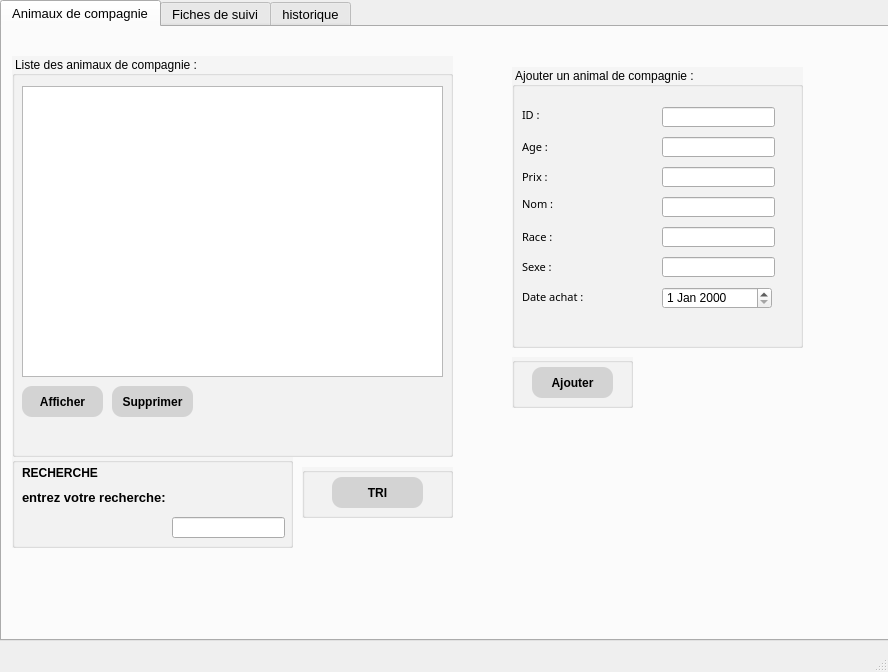
<?xml version="1.0" encoding="UTF-8"?>
<ui version="4.0">
 <class>MainWindow</class>
 <widget class="QMainWindow" name="MainWindow">
  <property name="geometry">
   <rect>
    <x>0</x>
    <y>0</y>
    <width>888</width>
    <height>672</height>
   </rect>
  </property>
  <property name="windowTitle">
   <string>MainWindow</string>
  </property>
  <widget class="QWidget" name="centralwidget">
   <widget class="QTabWidget" name="tabWidget">
    <property name="geometry">
     <rect>
      <x>0</x>
      <y>0</y>
      <width>911</width>
      <height>641</height>
     </rect>
    </property>
    <property name="font">
     <font>
      <pointsize>10</pointsize>
     </font>
    </property>
    <property name="currentIndex">
     <number>0</number>
    </property>
    <widget class="QWidget" name="tab">
     <attribute name="title">
      <string>Animaux de compagnie</string>
     </attribute>
     <widget class="QLabel" name="label_animal">
      <property name="geometry">
       <rect>
        <x>70</x>
        <y>10</y>
        <width>47</width>
        <height>14</height>
       </rect>
      </property>
      <property name="text">
       <string/>
      </property>
     </widget>
     <widget class="QGroupBox" name="groupBox_5">
      <property name="geometry">
       <rect>
        <x>510</x>
        <y>40</y>
        <width>291</width>
        <height>281</height>
       </rect>
      </property>
      <property name="styleSheet">
       <string notr="true">QGroupBox{background-color:whitesmoke;
font: 87 9pt &quot;Arial Black&quot;;
 }
</string>
      </property>
      <property name="title">
       <string>Ajouter un animal de compagnie :</string>
      </property>
      <widget class="QLineEdit" name="lineEdit_id">
       <property name="geometry">
        <rect>
         <x>150</x>
         <y>40</y>
         <width>113</width>
         <height>20</height>
        </rect>
       </property>
      </widget>
      <widget class="QLabel" name="label_id">
       <property name="geometry">
        <rect>
         <x>10</x>
         <y>40</y>
         <width>31</width>
         <height>16</height>
        </rect>
       </property>
       <property name="font">
        <font>
         <family>Arial Black</family>
         <pointsize>8</pointsize>
         <weight>10</weight>
         <italic>false</italic>
         <bold>false</bold>
        </font>
       </property>
       <property name="styleSheet">
        <string notr="true">font: 87 8pt &quot;Arial Black&quot;;</string>
       </property>
       <property name="text">
        <string>ID : </string>
       </property>
      </widget>
      <widget class="QLabel" name="label_age">
       <property name="geometry">
        <rect>
         <x>10</x>
         <y>70</y>
         <width>41</width>
         <height>20</height>
        </rect>
       </property>
       <property name="font">
        <font>
         <family>Arial Black</family>
         <pointsize>8</pointsize>
         <weight>10</weight>
         <italic>false</italic>
         <bold>false</bold>
        </font>
       </property>
       <property name="styleSheet">
        <string notr="true">font: 87 8pt &quot;Arial Black&quot;;</string>
       </property>
       <property name="text">
        <string>Age :</string>
       </property>
      </widget>
      <widget class="QLabel" name="label_prix">
       <property name="geometry">
        <rect>
         <x>10</x>
         <y>100</y>
         <width>51</width>
         <height>20</height>
        </rect>
       </property>
       <property name="font">
        <font>
         <family>Arial Black</family>
         <pointsize>8</pointsize>
         <weight>10</weight>
         <italic>false</italic>
         <bold>false</bold>
        </font>
       </property>
       <property name="styleSheet">
        <string notr="true">font: 87 8pt &quot;Arial Black&quot;;</string>
       </property>
       <property name="text">
        <string>Prix :</string>
       </property>
      </widget>
      <widget class="QLabel" name="label_nom">
       <property name="geometry">
        <rect>
         <x>10</x>
         <y>130</y>
         <width>47</width>
         <height>13</height>
        </rect>
       </property>
       <property name="font">
        <font>
         <family>Arial Black</family>
         <pointsize>8</pointsize>
         <weight>10</weight>
         <italic>false</italic>
         <bold>false</bold>
        </font>
       </property>
       <property name="styleSheet">
        <string notr="true">font: 87 8pt &quot;Arial Black&quot;;</string>
       </property>
       <property name="text">
        <string>Nom :</string>
       </property>
      </widget>
      <widget class="QLabel" name="label_race">
       <property name="geometry">
        <rect>
         <x>10</x>
         <y>160</y>
         <width>51</width>
         <height>20</height>
        </rect>
       </property>
       <property name="font">
        <font>
         <family>Arial Black</family>
         <pointsize>8</pointsize>
         <weight>10</weight>
         <italic>false</italic>
         <bold>false</bold>
        </font>
       </property>
       <property name="styleSheet">
        <string notr="true">font: 87 8pt &quot;Arial Black&quot;;</string>
       </property>
       <property name="text">
        <string>Race :</string>
       </property>
      </widget>
      <widget class="QLabel" name="label_sexe">
       <property name="geometry">
        <rect>
         <x>10</x>
         <y>190</y>
         <width>51</width>
         <height>20</height>
        </rect>
       </property>
       <property name="font">
        <font>
         <family>Arial Black</family>
         <pointsize>8</pointsize>
         <weight>10</weight>
         <italic>false</italic>
         <bold>false</bold>
        </font>
       </property>
       <property name="styleSheet">
        <string notr="true">font: 87 8pt &quot;Arial Black&quot;;</string>
       </property>
       <property name="text">
        <string>Sexe :</string>
       </property>
      </widget>
      <widget class="QLabel" name="label_date">
       <property name="geometry">
        <rect>
         <x>10</x>
         <y>220</y>
         <width>81</width>
         <height>20</height>
        </rect>
       </property>
       <property name="font">
        <font>
         <family>Arial Black</family>
         <pointsize>8</pointsize>
         <weight>10</weight>
         <italic>false</italic>
         <bold>false</bold>
        </font>
       </property>
       <property name="styleSheet">
        <string notr="true">font: 87 8pt &quot;Arial Black&quot;;</string>
       </property>
       <property name="text">
        <string>Date achat :</string>
       </property>
      </widget>
      <widget class="QLineEdit" name="lineEdit_age">
       <property name="geometry">
        <rect>
         <x>150</x>
         <y>70</y>
         <width>113</width>
         <height>20</height>
        </rect>
       </property>
      </widget>
      <widget class="QLineEdit" name="lineEdit_prix">
       <property name="geometry">
        <rect>
         <x>150</x>
         <y>100</y>
         <width>113</width>
         <height>20</height>
        </rect>
       </property>
      </widget>
      <widget class="QDateEdit" name="date_achat">
       <property name="geometry">
        <rect>
         <x>150</x>
         <y>220</y>
         <width>110</width>
         <height>22</height>
        </rect>
       </property>
      </widget>
      <widget class="QLineEdit" name="lineEdit_nom">
       <property name="geometry">
        <rect>
         <x>150</x>
         <y>130</y>
         <width>113</width>
         <height>20</height>
        </rect>
       </property>
      </widget>
      <widget class="QLineEdit" name="lineEdit_race">
       <property name="geometry">
        <rect>
         <x>150</x>
         <y>160</y>
         <width>113</width>
         <height>20</height>
        </rect>
       </property>
      </widget>
      <widget class="QLineEdit" name="lineEdit_sexe">
       <property name="geometry">
        <rect>
         <x>150</x>
         <y>190</y>
         <width>113</width>
         <height>20</height>
        </rect>
       </property>
      </widget>
     </widget>
     <widget class="QLabel" name="label_p_3">
      <property name="geometry">
       <rect>
        <x>510</x>
        <y>400</y>
        <width>351</width>
        <height>171</height>
       </rect>
      </property>
      <property name="styleSheet">
       <string notr="true">QPushButton{
    background-color: lightgrey;
    color: rgb(0, 0, 0);
    border: rgba(0, 0, 0, .175)solid 3px;
    width: 70%;
    border-radius: 10px;
    box-shadow: 10px inset whitesmoke;
    padding:inherit; 
    font-size: 12px;
    font-family: Arial, Helvetica, sans-serif;
    font-weight:bold;
    text-align: center ;
    line-height: 5ex;   }
QPushButton::hover{background-color:pink;}
QPushButton::pressed{background-color:lime;}</string>
      </property>
      <property name="text">
       <string/>
      </property>
     </widget>
     <widget class="QGroupBox" name="groupBox_6">
      <property name="geometry">
       <rect>
        <x>10</x>
        <y>29</y>
        <width>441</width>
        <height>401</height>
       </rect>
      </property>
      <property name="styleSheet">
       <string notr="true">QGroupBox{background-color:whitesmoke;
font: 87 9pt &quot;Arial Black&quot;;
 }
</string>
      </property>
      <property name="title">
       <string>Liste des animaux de compagnie :</string>
      </property>
      <widget class="QTableView" name="tableView">
       <property name="geometry">
        <rect>
         <x>10</x>
         <y>30</y>
         <width>421</width>
         <height>291</height>
        </rect>
       </property>
      </widget>
      <widget class="QPushButton" name="Afficher">
       <property name="geometry">
        <rect>
         <x>10</x>
         <y>330</y>
         <width>81</width>
         <height>31</height>
        </rect>
       </property>
       <property name="font">
        <font>
         <family>Arial</family>
         <pointsize>-1</pointsize>
         <weight>75</weight>
         <bold>true</bold>
        </font>
       </property>
       <property name="styleSheet">
        <string notr="true">QPushButton{
    background-color: lightgrey;
    color: rgb(0, 0, 0);
    border: rgba(0, 0, 0, .175)solid 3px;
    width: 70%;
    border-radius: 10px;
    box-shadow: 10px inset whitesmoke;
    padding:inherit; 
    font-size: 12px;
    font-family: Arial, Helvetica, sans-serif;
    font-weight:bold;
    text-align: center ;
    line-height: 5ex;   }
QPushButton::hover{background-color:pink;}
QPushButton::pressed{background-color:lime;}</string>
       </property>
       <property name="text">
        <string>Afficher</string>
       </property>
      </widget>
      <widget class="QPushButton" name="Supprimer">
       <property name="geometry">
        <rect>
         <x>100</x>
         <y>330</y>
         <width>81</width>
         <height>31</height>
        </rect>
       </property>
       <property name="font">
        <font>
         <family>Arial</family>
         <pointsize>-1</pointsize>
         <weight>75</weight>
         <bold>true</bold>
        </font>
       </property>
       <property name="styleSheet">
        <string notr="true">QPushButton{
    background-color: lightgrey;
    color: rgb(0, 0, 0);
    border: rgba(0, 0, 0, .175)solid 3px;
    width: 70%;
    border-radius: 10px;
    box-shadow: 10px inset whitesmoke;
    padding:inherit; 
    font-size: 12px;
    font-family: Arial, Helvetica, sans-serif;
    font-weight:bold;
    text-align: center ;
    line-height: 5ex;   }
QPushButton::hover{background-color:pink;}
QPushButton::pressed{background-color:lime;}</string>
       </property>
       <property name="text">
        <string>Supprimer</string>
       </property>
      </widget>
     </widget>
     <widget class="QGroupBox" name="groupBox_7">
      <property name="geometry">
       <rect>
        <x>300</x>
        <y>440</y>
        <width>151</width>
        <height>51</height>
       </rect>
      </property>
      <property name="styleSheet">
       <string notr="true">QGroupBox{background-color:whitesmoke;}</string>
      </property>
      <property name="title">
       <string/>
      </property>
      <widget class="QPushButton" name="Tr_Animal">
       <property name="geometry">
        <rect>
         <x>30</x>
         <y>10</y>
         <width>91</width>
         <height>31</height>
        </rect>
       </property>
       <property name="font">
        <font>
         <family>Arial</family>
         <pointsize>-1</pointsize>
         <weight>75</weight>
         <bold>true</bold>
        </font>
       </property>
       <property name="styleSheet">
        <string notr="true">QPushButton{
    background-color: lightgrey;
    color: rgb(0, 0, 0);
    border: rgba(0, 0, 0, .175)solid 3px;
    width: 70%;
    border-radius: 10px;
    box-shadow: 10px inset whitesmoke;
    padding:inherit; 
    font-size: 12px;
    font-family: Arial, Helvetica, sans-serif;
    font-weight:bold;
    text-align: center ;
    line-height: 5ex;   }
QPushButton::hover{background-color:pink;}
QPushButton::pressed{background-color:lime;}
</string>
       </property>
       <property name="text">
        <string>TRI</string>
       </property>
      </widget>
     </widget>
     <widget class="QGroupBox" name="groupBox_8">
      <property name="geometry">
       <rect>
        <x>10</x>
        <y>430</y>
        <width>281</width>
        <height>91</height>
       </rect>
      </property>
      <property name="styleSheet">
       <string notr="true">QGroupBox{background-color:whitesmoke;}</string>
      </property>
      <property name="title">
       <string/>
      </property>
      <widget class="QLabel" name="label_3">
       <property name="geometry">
        <rect>
         <x>10</x>
         <y>0</y>
         <width>91</width>
         <height>31</height>
        </rect>
       </property>
       <property name="font">
        <font>
         <pointsize>9</pointsize>
         <weight>75</weight>
         <bold>true</bold>
        </font>
       </property>
       <property name="styleSheet">
        <string notr="true">QPushButton{
    background-color: lightgrey;
    color: rgb(0, 0, 0);
    border: rgba(0, 0, 0, .175)solid 3px;
    width: 70%;
    border-radius: 10px;
    box-shadow: 10px inset whitesmoke;
    padding:inherit; 
    font-size: 12px;
    font-family: Arial, Helvetica, sans-serif;
    font-weight:bold;
    text-align: center ;
    line-height: 5ex;   }
QPushButton::hover{background-color:pink;}
QPushButton::pressed{background-color:lime;}
</string>
       </property>
       <property name="text">
        <string>RECHERCHE</string>
       </property>
      </widget>
      <widget class="QLabel" name="label_critere">
       <property name="geometry">
        <rect>
         <x>10</x>
         <y>30</y>
         <width>171</width>
         <height>20</height>
        </rect>
       </property>
       <property name="font">
        <font>
         <pointsize>10</pointsize>
         <weight>75</weight>
         <bold>true</bold>
        </font>
       </property>
       <property name="text">
        <string>entrez votre recherche:</string>
       </property>
      </widget>
      <widget class="QLineEdit" name="txt_recherche_animal">
       <property name="geometry">
        <rect>
         <x>160</x>
         <y>60</y>
         <width>113</width>
         <height>21</height>
        </rect>
       </property>
      </widget>
     </widget>
     <widget class="QGroupBox" name="groupBox_9">
      <property name="geometry">
       <rect>
        <x>510</x>
        <y>330</y>
        <width>121</width>
        <height>51</height>
       </rect>
      </property>
      <property name="styleSheet">
       <string notr="true">QGroupBox{background-color:whitesmoke;}</string>
      </property>
      <property name="title">
       <string/>
      </property>
      <widget class="QPushButton" name="Ajouter">
       <property name="geometry">
        <rect>
         <x>20</x>
         <y>10</y>
         <width>81</width>
         <height>31</height>
        </rect>
       </property>
       <property name="font">
        <font>
         <family>Arial</family>
         <pointsize>-1</pointsize>
         <weight>75</weight>
         <bold>true</bold>
        </font>
       </property>
       <property name="styleSheet">
        <string notr="true">QPushButton{
    background-color: lightgrey;
    color: rgb(0, 0, 0);
    border: rgba(0, 0, 0, .175)solid 3px;
    width: 70%;
    border-radius: 10px;
    box-shadow: 10px inset whitesmoke;
    padding:inherit; 
    font-size: 12px;
    font-family: Arial, Helvetica, sans-serif;
    font-weight:bold;
    text-align: center ;
    line-height: 5ex;   }
QPushButton::hover{background-color:pink;}
QPushButton::pressed{background-color:lime;}
</string>
       </property>
       <property name="text">
        <string>Ajouter</string>
       </property>
      </widget>
     </widget>
     <zorder>groupBox_8</zorder>
     <zorder>groupBox_7</zorder>
     <zorder>groupBox_6</zorder>
     <zorder>groupBox_5</zorder>
     <zorder>label_animal</zorder>
     <zorder>label_p_3</zorder>
     <zorder>groupBox_9</zorder>
    </widget>
    <widget class="QWidget" name="a">
     <attribute name="title">
      <string>Fiches de suivi</string>
     </attribute>
     <widget class="QPushButton" name="Ajouter_FICHE">
      <property name="geometry">
       <rect>
        <x>530</x>
        <y>330</y>
        <width>81</width>
        <height>31</height>
       </rect>
      </property>
      <property name="font">
       <font>
        <family>Arial</family>
        <pointsize>-1</pointsize>
        <weight>75</weight>
        <bold>true</bold>
       </font>
      </property>
      <property name="styleSheet">
       <string notr="true">QPushButton{
    background-color: lightgrey;
    color: rgb(0, 0, 0);
    border: rgba(0, 0, 0, .175)solid 3px;
    width: 70%;
    border-radius: 10px;
    box-shadow: 10px inset whitesmoke;
    padding:inherit; 
    font-size: 12px;
    font-family: Arial, Helvetica, sans-serif;
    font-weight:bold;
    text-align: center ;
    line-height: 5ex;   }
QPushButton::hover{background-color:pink;}
QPushButton::pressed{background-color:lime;}</string>
      </property>
      <property name="text">
       <string>Ajouter</string>
      </property>
     </widget>
     <widget class="QLabel" name="label_p">
      <property name="geometry">
       <rect>
        <x>520</x>
        <y>390</y>
        <width>351</width>
        <height>211</height>
       </rect>
      </property>
      <property name="text">
       <string/>
      </property>
     </widget>
     <widget class="QLabel" name="label_p_2">
      <property name="geometry">
       <rect>
        <x>860</x>
        <y>300</y>
        <width>551</width>
        <height>331</height>
       </rect>
      </property>
      <property name="text">
       <string/>
      </property>
     </widget>
     <widget class="QGroupBox" name="groupBox">
      <property name="geometry">
       <rect>
        <x>530</x>
        <y>40</y>
        <width>321</width>
        <height>281</height>
       </rect>
      </property>
      <property name="styleSheet">
       <string notr="true">QGroupBox{background-color:whitesmoke;
font: 87 9pt &quot;Arial Black&quot;;
 }

</string>
      </property>
      <property name="title">
       <string>Ajouter une fiche de suivi :</string>
      </property>
      <widget class="QLineEdit" name="nom_maladie">
       <property name="geometry">
        <rect>
         <x>200</x>
         <y>240</y>
         <width>113</width>
         <height>20</height>
        </rect>
       </property>
      </widget>
      <widget class="QLabel" name="label_7">
       <property name="geometry">
        <rect>
         <x>10</x>
         <y>240</y>
         <width>141</width>
         <height>20</height>
        </rect>
       </property>
       <property name="font">
        <font>
         <family>Arial Black</family>
         <pointsize>8</pointsize>
         <weight>10</weight>
         <italic>false</italic>
         <bold>false</bold>
        </font>
       </property>
       <property name="styleSheet">
        <string notr="true">font: 87 8pt &quot;Arial Black&quot;;</string>
       </property>
       <property name="text">
        <string>Nom de la maladie :</string>
       </property>
      </widget>
      <widget class="QLabel" name="label_6">
       <property name="geometry">
        <rect>
         <x>10</x>
         <y>210</y>
         <width>51</width>
         <height>20</height>
        </rect>
       </property>
       <property name="font">
        <font>
         <family>Arial Black</family>
         <pointsize>8</pointsize>
         <weight>10</weight>
         <italic>false</italic>
         <bold>false</bold>
        </font>
       </property>
       <property name="styleSheet">
        <string notr="true">font: 87 8pt &quot;Arial Black&quot;;</string>
       </property>
       <property name="text">
        <string>Etat :</string>
       </property>
      </widget>
      <widget class="QLineEdit" name="etat_text">
       <property name="geometry">
        <rect>
         <x>200</x>
         <y>210</y>
         <width>113</width>
         <height>20</height>
        </rect>
       </property>
      </widget>
      <widget class="QLabel" name="label_nom_4">
       <property name="geometry">
        <rect>
         <x>10</x>
         <y>180</y>
         <width>101</width>
         <height>20</height>
        </rect>
       </property>
       <property name="font">
        <font>
         <family>Arial Black</family>
         <pointsize>8</pointsize>
         <weight>10</weight>
         <italic>false</italic>
         <bold>false</bold>
        </font>
       </property>
       <property name="styleSheet">
        <string notr="true">font: 87 8pt &quot;Arial Black&quot;;</string>
       </property>
       <property name="text">
        <string>ID animal : </string>
       </property>
      </widget>
      <widget class="QLineEdit" name="lineEdit_id_animal_fiche">
       <property name="geometry">
        <rect>
         <x>200</x>
         <y>180</y>
         <width>113</width>
         <height>20</height>
        </rect>
       </property>
      </widget>
      <widget class="QLabel" name="label_nom_3">
       <property name="geometry">
        <rect>
         <x>10</x>
         <y>150</y>
         <width>141</width>
         <height>20</height>
        </rect>
       </property>
       <property name="font">
        <font>
         <family>Arial Black</family>
         <pointsize>8</pointsize>
         <weight>10</weight>
         <italic>false</italic>
         <bold>false</bold>
        </font>
       </property>
       <property name="styleSheet">
        <string notr="true">font: 87 8pt &quot;Arial Black&quot;;</string>
       </property>
       <property name="text">
        <string>Date de vaccin :</string>
       </property>
      </widget>
      <widget class="QDateEdit" name="date_fiche">
       <property name="geometry">
        <rect>
         <x>200</x>
         <y>150</y>
         <width>110</width>
         <height>22</height>
        </rect>
       </property>
      </widget>
      <widget class="QLabel" name="label_nom_2">
       <property name="geometry">
        <rect>
         <x>10</x>
         <y>120</y>
         <width>171</width>
         <height>20</height>
        </rect>
       </property>
       <property name="font">
        <font>
         <family>Arial Black</family>
         <pointsize>8</pointsize>
         <weight>10</weight>
         <italic>false</italic>
         <bold>false</bold>
        </font>
       </property>
       <property name="styleSheet">
        <string notr="true">font: 87 8pt &quot;Arial Black&quot;;</string>
       </property>
       <property name="text">
        <string>Nombre de consultation :</string>
       </property>
      </widget>
      <widget class="QLineEdit" name="lineEdit_nbr_fiche">
       <property name="geometry">
        <rect>
         <x>200</x>
         <y>120</y>
         <width>113</width>
         <height>20</height>
        </rect>
       </property>
      </widget>
      <widget class="QLineEdit" name="lineEdit_taille_fiche">
       <property name="geometry">
        <rect>
         <x>200</x>
         <y>90</y>
         <width>113</width>
         <height>20</height>
        </rect>
       </property>
      </widget>
      <widget class="QLabel" name="label_prix_2">
       <property name="geometry">
        <rect>
         <x>10</x>
         <y>90</y>
         <width>61</width>
         <height>20</height>
        </rect>
       </property>
       <property name="font">
        <font>
         <family>Arial Black</family>
         <pointsize>8</pointsize>
         <weight>10</weight>
         <italic>false</italic>
         <bold>false</bold>
        </font>
       </property>
       <property name="styleSheet">
        <string notr="true">font: 87 8pt &quot;Arial Black&quot;;</string>
       </property>
       <property name="text">
        <string>Taille : </string>
       </property>
      </widget>
      <widget class="QLabel" name="label_4">
       <property name="geometry">
        <rect>
         <x>10</x>
         <y>60</y>
         <width>61</width>
         <height>20</height>
        </rect>
       </property>
       <property name="font">
        <font>
         <family>Arial Black</family>
         <pointsize>8</pointsize>
         <weight>10</weight>
         <italic>false</italic>
         <bold>false</bold>
        </font>
       </property>
       <property name="styleSheet">
        <string notr="true">font: 87 8pt &quot;Arial Black&quot;;</string>
       </property>
       <property name="text">
        <string>Poids : </string>
       </property>
      </widget>
      <widget class="QLineEdit" name="lineEdit_poid_fiche">
       <property name="geometry">
        <rect>
         <x>200</x>
         <y>60</y>
         <width>113</width>
         <height>20</height>
        </rect>
       </property>
      </widget>
      <widget class="QLineEdit" name="lineEdit_id_Fiche_animal">
       <property name="geometry">
        <rect>
         <x>200</x>
         <y>30</y>
         <width>113</width>
         <height>20</height>
        </rect>
       </property>
      </widget>
      <widget class="QLabel" name="label_id_2">
       <property name="geometry">
        <rect>
         <x>10</x>
         <y>30</y>
         <width>47</width>
         <height>13</height>
        </rect>
       </property>
       <property name="font">
        <font>
         <family>Arial Black</family>
         <pointsize>8</pointsize>
         <weight>10</weight>
         <italic>false</italic>
         <bold>false</bold>
        </font>
       </property>
       <property name="styleSheet">
        <string notr="true">font: 87 8pt &quot;Arial Black&quot;;</string>
       </property>
       <property name="text">
        <string>ID : </string>
       </property>
      </widget>
     </widget>
     <widget class="QGroupBox" name="groupBox_2">
      <property name="geometry">
       <rect>
        <x>10</x>
        <y>20</y>
        <width>441</width>
        <height>381</height>
       </rect>
      </property>
      <property name="styleSheet">
       <string notr="true">QGroupBox{background-color:whitesmoke;
font: 87 9pt &quot;Arial Black&quot;;
 }

</string>
      </property>
      <property name="title">
       <string>Liste des fiches de suivi : </string>
      </property>
      <widget class="QTableView" name="tableView_2">
       <property name="geometry">
        <rect>
         <x>10</x>
         <y>30</y>
         <width>421</width>
         <height>301</height>
        </rect>
       </property>
      </widget>
      <widget class="QPushButton" name="Supprimer_fiche">
       <property name="geometry">
        <rect>
         <x>10</x>
         <y>340</y>
         <width>81</width>
         <height>31</height>
        </rect>
       </property>
       <property name="font">
        <font>
         <family>Arial</family>
         <pointsize>-1</pointsize>
         <weight>75</weight>
         <bold>true</bold>
        </font>
       </property>
       <property name="styleSheet">
        <string notr="true">QPushButton{
    background-color: lightgrey;
    color: rgb(0, 0, 0);
    border: rgba(0, 0, 0, .175)solid 3px;
    width: 70%;
    border-radius: 10px;
    box-shadow: 10px inset whitesmoke;
    padding:inherit; 
    font-size: 12px;
    font-family: Arial, Helvetica, sans-serif;
    font-weight:bold;
    text-align: center ;
    line-height: 5ex;   }
QPushButton::hover{background-color:pink;}
QPushButton::pressed{background-color:lime;}</string>
       </property>
       <property name="text">
        <string>Supprimer</string>
       </property>
      </widget>
      <widget class="QPushButton" name="Afficher_Fiche">
       <property name="geometry">
        <rect>
         <x>100</x>
         <y>340</y>
         <width>81</width>
         <height>31</height>
        </rect>
       </property>
       <property name="font">
        <font>
         <family>Arial</family>
         <pointsize>-1</pointsize>
         <weight>75</weight>
         <bold>true</bold>
        </font>
       </property>
       <property name="styleSheet">
        <string notr="true">QPushButton{
    background-color: lightgrey;
    color: rgb(0, 0, 0);
    border: rgba(0, 0, 0, .175)solid 3px;
    width: 70%;
    border-radius: 10px;
    box-shadow: 10px inset whitesmoke;
    padding:inherit; 
    font-size: 12px;
    font-family: Arial, Helvetica, sans-serif;
    font-weight:bold;
    text-align: center ;
    line-height: 5ex;   }
QPushButton::hover{background-color:pink;}
QPushButton::pressed{background-color:lime;}</string>
       </property>
       <property name="text">
        <string>Afficher</string>
       </property>
      </widget>
     </widget>
     <widget class="QGroupBox" name="groupBox_3">
      <property name="geometry">
       <rect>
        <x>320</x>
        <y>410</y>
        <width>131</width>
        <height>41</height>
       </rect>
      </property>
      <property name="styleSheet">
       <string notr="true">QGroupBox{background-color:whitesmoke;
font: 87 9pt &quot;Arial Black&quot;;
 }</string>
      </property>
      <property name="title">
       <string/>
      </property>
      <widget class="QPushButton" name="PDF">
       <property name="geometry">
        <rect>
         <x>20</x>
         <y>10</y>
         <width>91</width>
         <height>21</height>
        </rect>
       </property>
       <property name="font">
        <font>
         <family>Arial</family>
         <pointsize>-1</pointsize>
         <weight>75</weight>
         <italic>false</italic>
         <bold>true</bold>
        </font>
       </property>
       <property name="styleSheet">
        <string notr="true">QPushButton{
    background-color: lightgrey;
    color: rgb(0, 0, 0);
    border: rgba(0, 0, 0, .175)solid 3px;
    width: 70%;
    border-radius: 10px;
    box-shadow: 10px inset whitesmoke;
    padding:inherit; 
    font-size: 12px;
    font-family: Arial, Helvetica, sans-serif;
    font-weight:bold;
    text-align: center ;
    line-height: 5ex;  
  
}
QPushButton::hover{background-color:pink;}
QPushButton::pressed{background-color:lime;}
</string>
       </property>
       <property name="text">
        <string>PDF</string>
       </property>
      </widget>
     </widget>
     <widget class="QGroupBox" name="groupBox_4">
      <property name="geometry">
       <rect>
        <x>519</x>
        <y>29</y>
        <width>341</width>
        <height>351</height>
       </rect>
      </property>
      <property name="styleSheet">
       <string notr="true">QGroupBox{background-color:whitesmoke;
}</string>
      </property>
      <property name="title">
       <string/>
      </property>
     </widget>
     <zorder>groupBox_4</zorder>
     <zorder>groupBox_2</zorder>
     <zorder>groupBox</zorder>
     <zorder>label_p</zorder>
     <zorder>Ajouter_FICHE</zorder>
     <zorder>label_p_2</zorder>
     <zorder>groupBox_3</zorder>
    </widget>
    <widget class="QWidget" name="tab_2">
     <attribute name="title">
      <string>historique</string>
     </attribute>
     <widget class="QComboBox" name="comboBox">
      <property name="geometry">
       <rect>
        <x>20</x>
        <y>10</y>
        <width>141</width>
        <height>22</height>
       </rect>
      </property>
      <item>
       <property name="text">
        <string>Tout</string>
       </property>
      </item>
      <item>
       <property name="text">
        <string>Historique d'ajout</string>
       </property>
      </item>
      <item>
       <property name="text">
        <string>Historique de suppression</string>
       </property>
      </item>
     </widget>
     <widget class="QComboBox" name="comboBox_2">
      <property name="geometry">
       <rect>
        <x>150</x>
        <y>440</y>
        <width>141</width>
        <height>22</height>
       </rect>
      </property>
      <property name="styleSheet">
       <string notr="true"/>
      </property>
      <item>
       <property name="text">
        <string>Dernières 24 heures</string>
       </property>
      </item>
      <item>
       <property name="text">
        <string>7 derniers jours</string>
       </property>
      </item>
      <item>
       <property name="text">
        <string>4 dernières semaines</string>
       </property>
      </item>
      <item>
       <property name="text">
        <string>Toutes les données</string>
       </property>
      </item>
     </widget>
     <widget class="QPushButton" name="pushButton_2">
      <property name="geometry">
       <rect>
        <x>640</x>
        <y>440</y>
        <width>91</width>
        <height>31</height>
       </rect>
      </property>
      <property name="styleSheet">
       <string notr="true">QPushButton{
    background-color: lightgrey;
    color: rgb(0, 0, 0);
    border: rgba(0, 0, 0, .175)solid 3px;
    width: 70%;
    border-radius: 10px;
    box-shadow: 10px inset whitesmoke;
    padding:inherit; 
    font-size: 12px;
    font-family: Arial, Helvetica, sans-serif;
    font-weight:bold;
    text-align: center ;
    line-height: 5ex;  
  
}
QPushButton::hover{background-color:pink;}
QPushButton::pressed{background-color:lime;}
</string>
      </property>
      <property name="text">
       <string>Supprimer</string>
      </property>
     </widget>
     <widget class="QListView" name="listView">
      <property name="geometry">
       <rect>
        <x>20</x>
        <y>50</y>
        <width>711</width>
        <height>381</height>
       </rect>
      </property>
     </widget>
     <widget class="QLabel" name="label">
      <property name="geometry">
       <rect>
        <x>30</x>
        <y>440</y>
        <width>101</width>
        <height>16</height>
       </rect>
      </property>
      <property name="font">
       <font>
        <family>Arial Black</family>
        <pointsize>9</pointsize>
        <weight>10</weight>
        <italic>false</italic>
        <bold>false</bold>
       </font>
      </property>
      <property name="styleSheet">
       <string notr="true">font: 87 9pt &quot;Arial Black&quot;;</string>
      </property>
      <property name="text">
       <string>Periode :</string>
      </property>
     </widget>
    </widget>
   </widget>
  </widget>
  <widget class="QMenuBar" name="menubar">
   <property name="geometry">
    <rect>
     <x>0</x>
     <y>0</y>
     <width>888</width>
     <height>22</height>
    </rect>
   </property>
  </widget>
  <widget class="QStatusBar" name="statusbar"/>
 </widget>
 <resources/>
 <connections/>
</ui>
